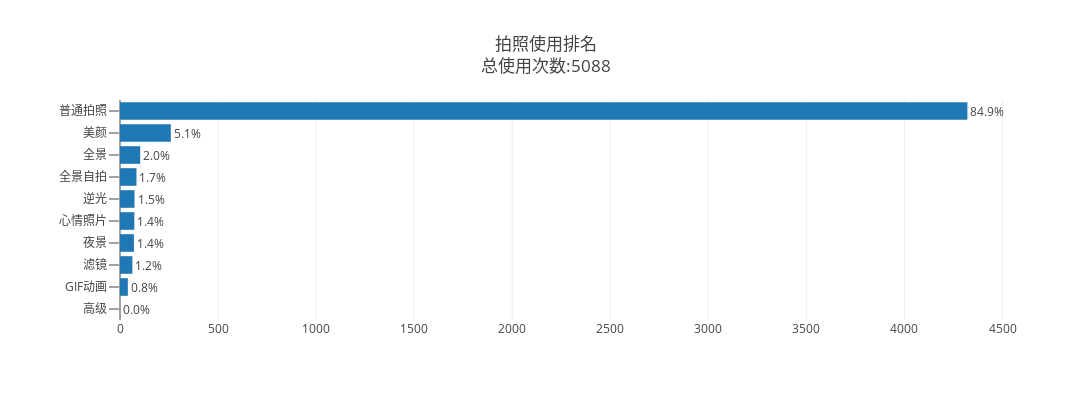

Notebook cell for this chart:
### Code cell
trace = go.Bar(y=camera_data.index, x=camera_data.values, orientation = 'h',
                 text = camera_data.apply(lambda x:'{:.1f}%'.format(x*100/total_camera)).values,textposition = 'outside',)

layout = go.Layout(
    title='拍照使用排名<br>总使用次数:{}'.format(total_camera),
    height=400,
    width=1200,
    margin=dict(l=120),
    yaxis = dict(ticklen=10)
)

fig = go.Figure(data=[trace],layout=layout)
py.iplot(fig)

### Figure 1 — Plotly figure (JSON) as saved in the notebook; plotly's stock layout.template omitted (floating-point values rounded to 4 significant figures)
{"data": [{"orientation": "h", "text": ["0.0%", "0.8%", "1.2%", "1.4%", "1.4%", "1.5%", "1.7%", "2.0%", "5.1%", "84.9%"], "textposition": "outside", "type": "bar", "x": [0, 40, 63, 71, 73, 74, 84, 103, 259, 4321], "y": ["高级", "GIF动画", "滤镜", "夜景", "心情照片", "逆光", "全景自拍", "全景", "美颜", "普通拍照"]}], "layout": {"height": 400, "margin": {"l": 120}, "title": "拍照使用排名<br>总使用次数:5088", "width": 1200, "yaxis": {"ticklen": 10}}}
